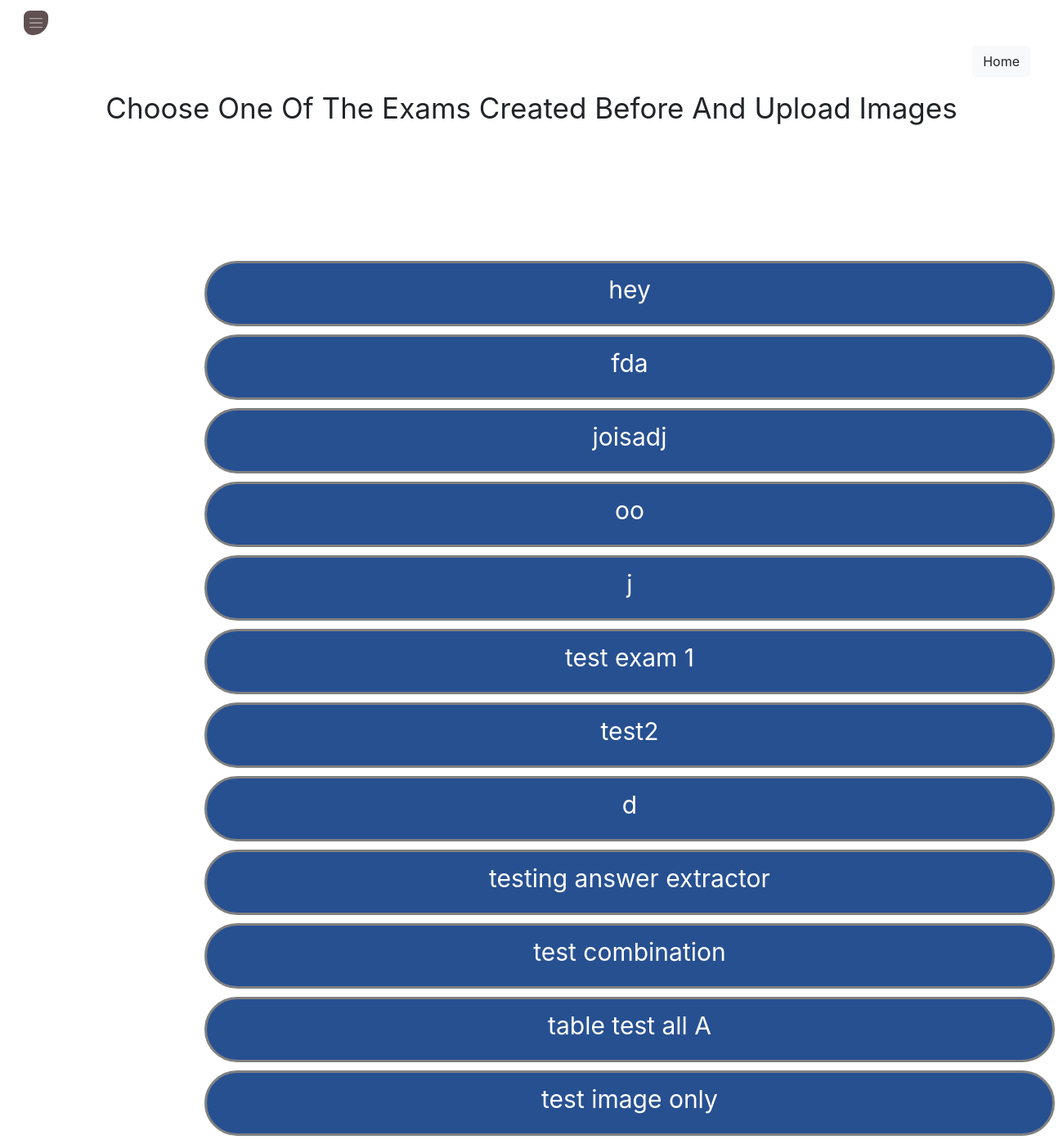
/functions/eval/ (signed in), run on an earlier commit of the app's database.
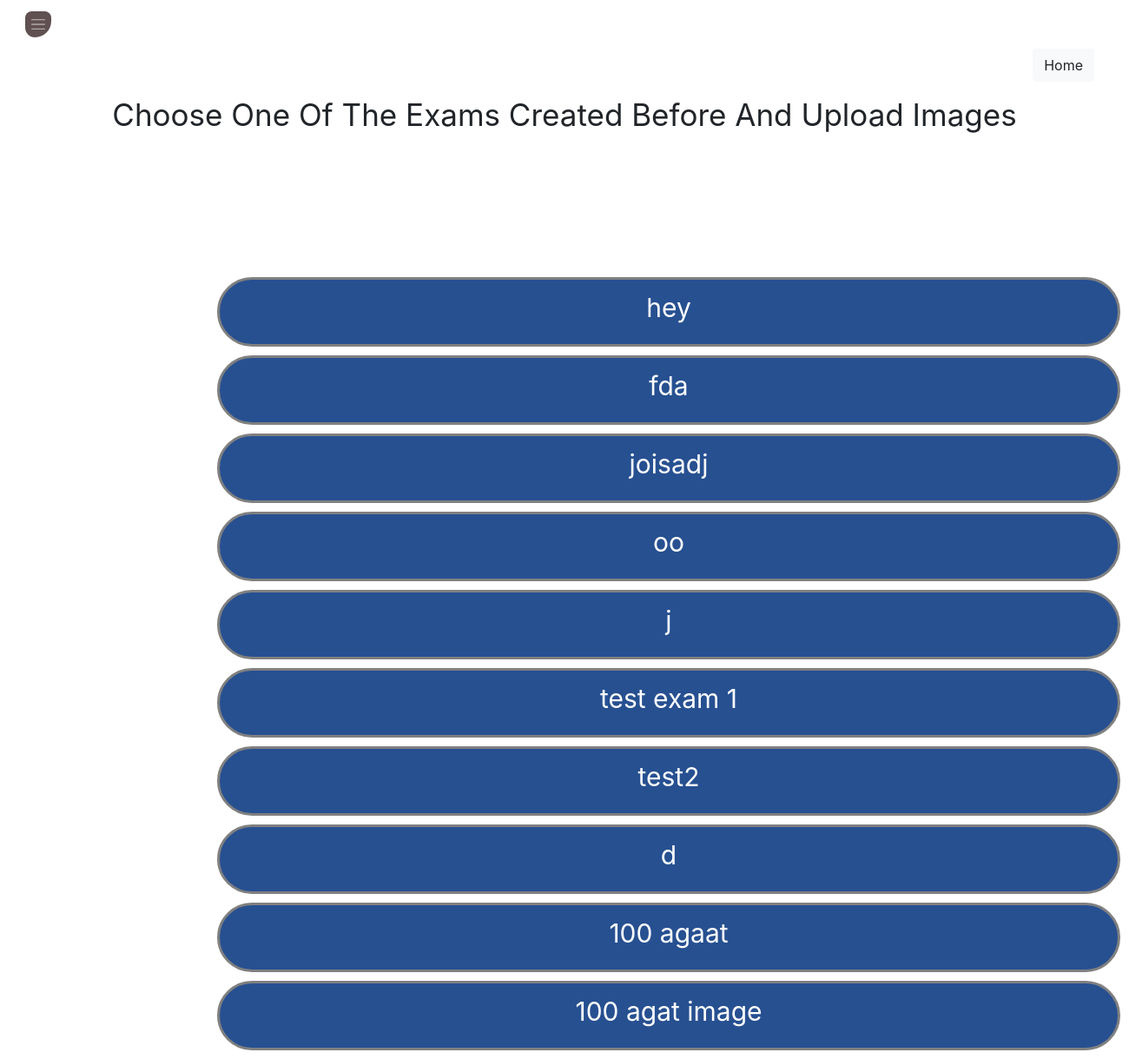
And on a later commit of the database.
### functions/models.py (models this page shows, shortened)
class Exam(models.Model):
        user = models.ForeignKey(User,on_delete=models.CASCADE)
        exam_name = models.CharField(max_length = 200)
        ansKey = models.FileField(null=True,blank=True,upload_to='exams/answer_key/' )
        ansKeyImg = models.FileField(default="default.jpg", null=True,blank=True,upload_to='exams/answer_key_img/' )
        template = models.ForeignKey(omr_templates,on_delete=models.PROTECT)
        date = models.DateTimeField(default = timezone.now)

### functions/views.py (the view)
# urls.py: path('eval/',login_required(eval.as_view()),name='exam-eval'),
class eval(ListView):
        template_name = 'eval_selection.html'
        context_object_name = 'exams'
        def get_queryset(self):
            return Exam.objects.filter(user=self.request.user)

### functions/templates/eval_selection.html (shortened to what this page needs)
{% extends 'base.html' %}
{% load static %}
{% block link %}
<link rel="stylesheet" href="{% static "css/all_templates.css" %}">
{% endblock link %}
{% block content %}
<div class="pos-f-t">
<nav class="navbar navbar-dark">
  <button class="navbar-toggler" type="button" data-toggle="collapse" data-target="#navbarToggleExternalContent" aria-controls="navbarToggleExternalContent" aria-expanded="false" aria-label="Toggle navigation">
    <span class="navbar-toggler-icon"></span>
  </button>
</nav>
</div>
<a href="{% url 'home-page'%}"><h3 class="homeNav"><button type="button" class="btn btn-light">Home</button></h3></a>
<div class="text-center" style="margin:50px;text-align: center; font-size:35px; ">
Choose One Of The Exams Created Before And Upload Images</div>
<div class="template-list" style=" padding-left:30vh; margin-top:20vh; text-align: center; height: auto; width:auto; font-size:24px;">
  {% for exam in exams %}
  <a style="margin:10px; padding-left:40vh; padding-right:40vh; display:block; width:130vh; height:10vh; background-color:#275091;
  color:white; border: 3px solid gray; border-radius:50px; font-size:30px; padding-top:10px; color:white;" href="/functions/exam-detail/{{exam.exam_name}}/inputs">{{exam.exam_name}}</a>
  {% endfor %}
</div>
{% endblock content %}

What changed in the data, as far as the page shows it:
removed Exam: exam_name "testing answer extractor"
removed Exam: exam_name "test combination"
removed Exam: exam_name "table test all A"
removed Exam: exam_name "test image only"
added Exam: exam_name "100 agaat"
added Exam: exam_name "100 agat image"
